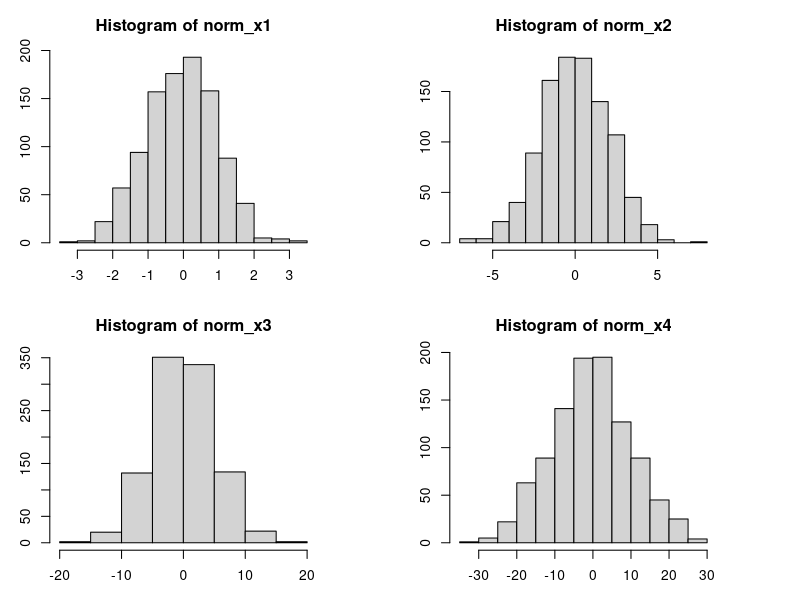
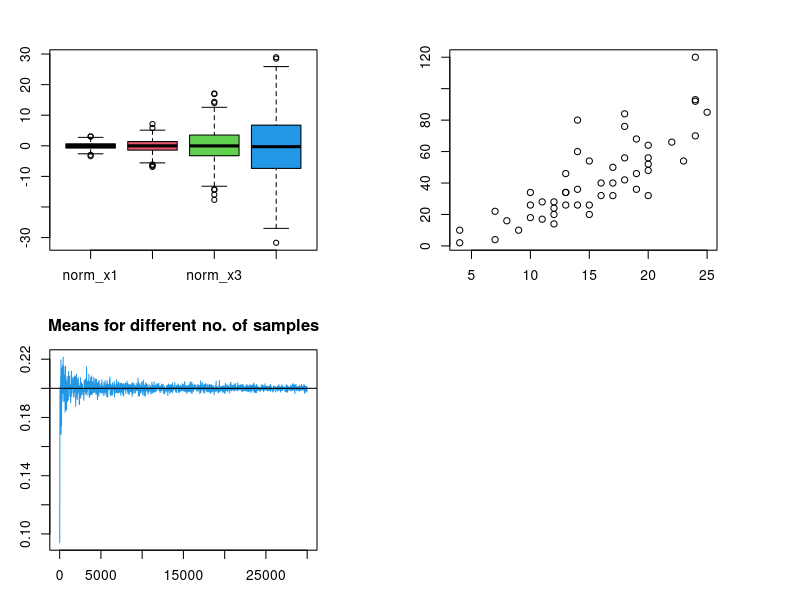
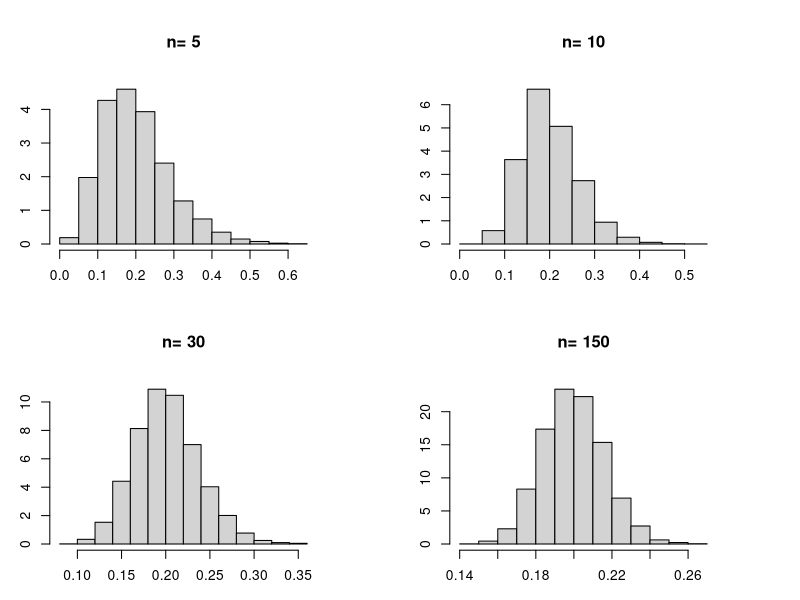
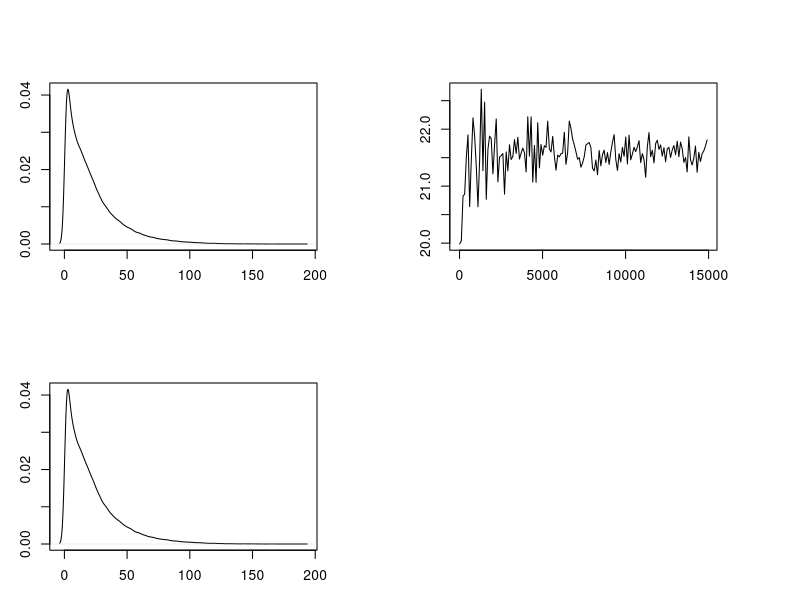

These charts were generated, in order, by the following R code:
## ---- chunk 1
nsamp<-1000
norm_x1 <- rnorm(nsamp)
norm_x2 <- rnorm(nsamp, mean=0, sd =2)
norm_x3 <- rnorm(nsamp, mean=0, sd =5)
norm_x4 <- rnorm(nsamp, mean=0, sd =10)
par(mfrow=c(2,2), mar=c(3,3,3,5))
hist(norm_x1)
hist(norm_x2)
hist(norm_x3)
hist(norm_x4)
## ---- chunk 2
norm_samples<-cbind(norm_x1, norm_x2, norm_x3, norm_x4)
boxplot(norm_samples, col=1:4)
plot(cars)
## ---- chunk 3
n_sizes<-seq(from=5, by=15, length.out=2000)
matrixsizes<-matrix(n_sizes, nrow=length(n_sizes))
sampleMean<-c(sapply(n_sizes,function(x) mean(rexp(x,5))))
plot(n_sizes, sampleMean, type="l", main="Means for different no. of samples", col=4)
abline(a = NULL, b = NULL, h = 0.2, v = NULL, reg = NULL,
       coef = NULL, untf = FALSE)
## ---- chunk 4
meanReplicas1<-replicate(5000, mean(rexp(5,5)))
par(mfrow=c(2,2), mar=c(3,3,5,5))
samplesizes<-c(5, 10, 30, 150)

generateReplicas<-function(x, y) {
  replicate(x, mean(rexp(y,5)))
}

for (i in 1:4){
  hist(generateReplicas(5000, samplesizes[i]), prob=TRUE, main = paste("n=",samplesizes[i]))
}
## ---- chunk 5
integrate(function(x) (dexp(x, rate=5,log= FALSE))^2, -Inf, Inf)
integrate(function(x) (x*dexp(x, rate=5,log= FALSE)), -Inf, Inf)
testMeans<-(rexp(10000, 5)) 
mean((rexp(1000, 5) - mean(rexp(1000), 5))^2)
testing123<-pexp(0.3, rate=5)-pexp(0.1, rate=5)
testing123
## ---- chunk 6
sample_S<-function(){
Nvalue<-sample(1:20, 1)
testValues<-1
if (Nvalue ==1){
  testValues<-1
}else {
  for (i in 2:Nvalue){
  testValues<-c(testValues,abs(rnorm(1,mean=testValues[i-1])))
  }
  testValues<-sum(testValues)
} 
return(testValues)
}
sample_S()
nsampls<-100000
S<-replicate(nsampls, sample_S())
plot(density(S), xlab="S", main="")
mean(S)
sd(S)
1-pnorm(10, mean(S), sd(S))
## ---- chunk 7
sample_S<-function(x0){
X<-NULL
X[1]<-x0 #the first element in the sequence of X
N<-sample(1:20, size=1)
if (N==1){
S<-X[1]
}else
{
for (i in 2:N){ X[i]<- abs(rnorm(1, mean=X[i-1])) }
S<-sum(X)
}#endif
return(S)
}
nsamps<-c(seq(from=10, to=15000, by=100))
length(nsamps)
converged<-NULL
for (i in 1:length(nsamps)){
  converged<-c(converged, mean(replicate(nsamps[i], sample_S(x0=1))))
}
length(converged)
plot(nsamps, converged, type="l")
#S<-replicate(nsamps, sample_S(x0=1))
plot(density(S), xlab="S", main="") #produce a density plot!
mean(S)
1-(pnorm(10,mean(S),sd(S)))
